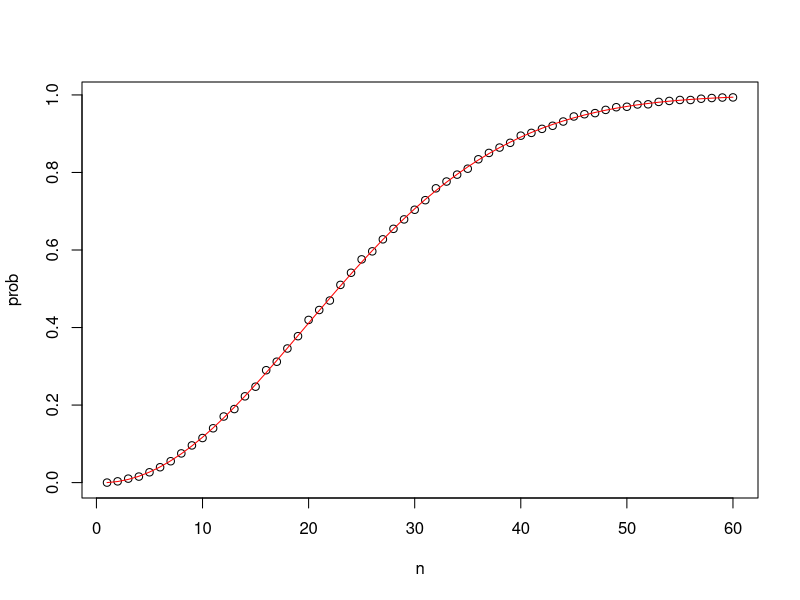

This figure's R source: (Note: this script raises an error after producing the figure.)

# Probabilities
#

# birthday pb
# checking for duplicated bdays in one 50 person group
n <- 50
bdays <- sample(1:365, n, replace = TRUE)    # generate n random birthdays
any(duplicated(bdays))    # check if any birthdays are duplicated

# Monte Carlo simulation with B=10000 replicates
B <- 10000
results <- replicate(B, {    # returns vector of B logical values
  bdays <- sample(1:365, n, replace = TRUE)
  any(duplicated(bdays))
})
mean(results)    # calculates proportion of groups with duplicated bdays

## function to calculate probability of shared bdays across n people
compute_prob <- function(n, B = 10000) {
  same_day <- replicate(B, {
    bdays <- sample(1:365, n, replace = TRUE)
    any(duplicated(bdays))
  })
  mean(same_day)
}
n <- seq(1, 60)
prob <- sapply(n, compute_prob) 
# Code: Computing birthday problem probabilities with sapply
# function for computing exact probability of shared birthdays for any n
exact_prob <- function(n){
  prob_unique <- seq(365, 365-n+1)/365   # vector of fractions for mult. rule
  1 - prod(prob_unique)    # calculate prob of no shared birthdays and subtract from 1
}

# applying function element-wise to vector of n values
eprob <- sapply(n, exact_prob)

# plotting Monte Carlo results and exact probabilities on same graph
plot(n, prob)    # plot Monte Carlo results
lines(n, eprob, col = "red")    # add line for exact prob

---------------------------------------------------------
# section 1.2
  
# This line of example code simulates four independent random games where the Celtics either lose or win. Copy this example code to use within the `replicate` function.
simulated_games <- sample(c("lose","win"), 4, replace = TRUE, prob = c(0.6, 0.4))

# The variable 'B' specifies the number of times we want the simulation to run. Let's run the Monte Carlo simulation 10,000 times.
B <- 10000

# Use the `set.seed` function to make sure your answer matches the expected result after random sampling.
set.seed(1)

# Create an object called `celtic_wins` that replicates two steps for B iteration(1) generating a random four-game series `simulated_games` using the example code, then (2) determining whether the simulated series contains at least one win for the Celtics.
celtic_wins<-replicate(B,{
  
  simulated_games<-sample(c("lose","win"), 4, replace = TRUE, prob = c(0.6, 0.4))
  c("win") %in% simulated_games 
})


# Calculate the frequency out of B iterations that the Celtics won at least one game. Print your answer to the console.
mean(celtic_wins)

---------------------------------------------------------
#Code: Monte Carlo simulation of stick strategy

B <- 10000

stick <- replicate(B, {
  
  doors <- as.character(1:3)
  prize <- sample(c("car","goat","goat"))    # puts prizes in random order
  prize_door <- doors[prize == "car"]    # note which door has prize
  my_pick  <- sample(doors, 1)    # note which door is chosen
  show <- sample(doors[!doors %in% c(my_pick, prize_door)],1)    # open door with no prize that isn't chosen
  stick <- my_pick    # stick with original door
  stick == prize_door    # test whether the original door has the prize
})

mean(stick)    # probability of choosing prize door when sticking

# Code: Monte Carlo simulation of switch strategy

switch <- replicate(B, {
  doors <- as.character(1:3)
  prize <- sample(c("car","goat","goat"))    # puts prizes in random order
  prize_door <- doors[prize == "car"]    # note which door has prize
  my_pick  <- sample(doors, 1)    # note which door is chosen first
  show <- sample(doors[!doors %in% c(my_pick, prize_door)], 1)    # open door with no prize that isn't chosen
  switch <- doors[!doors%in%c(my_pick, show)]    # switch to the door that wasn't chosen first or opened
  switch == prize_door    # test whether the switched door has the prize
})

mean(switch)    # probability of choosing prize door when switching

#---------------------
# Assign a variable 'n' as the number of remaining games.
n<-6

# Assign a variable `outcomes` as a vector of possible game outcomes, where 0 indicates a loss and 1 indicates a win for the Cavs.
outcomes<-c(0,1)

# Assign a variable `l` to a list of all possible outcomes in all remaining games. Use the `rep` function on `list(outcomes)` to create list of length `n`.
l<-rep(list(outcomes),n)

# Create a data frame named 'possibilities' that contains all combinations of possible outcomes for the remaining games.
possibilities<-expand.grid(l)

# Create a vector named 'results' that indicates whether each row in the data frame 'possibilities' contains enough wins for the Cavs to win the series.
results<-rowSums(possibilities)>3

# Calculate the proportion of 'results' in which the Cavs win the series. Print the outcome to the console.
mean(results)

#---------------------
# The variable `B` specifies the number of times we want the simulation to run. Let's run the Monte Carlo simulation 10,000 times.
B <- 10000

# Use the `set.seed` function to make sure your answer matches the expected result after random sampling.
set.seed(1)

# Create an object called `results` that replicates for `B` iterations a simulated series and determines whether that series contains at least four wins for the Cavs.
results<-replicate(B,{
games<-sample(c(0,1),6,replace=TRUE)
  sum(games)>3
})

# Calculate the frequency out of `B` iterations that the Cavs won at least four games in the remainder of the series. Print your answer to the console.
mean(results)
#---------------------
# Let's assign the variable 'p' as the vector of probabilities that team A will win.
p <- seq(0.5, 0.95, 0.025)

# Given a value 'p', the probability of winning the series for the underdog team B can be computed with the following function based on a Monte Carlo simulation:
prob_win <- function(p){
  B <- 10000
  result <- replicate(B, {
    b_win <- sample(c(1,0), 7, replace = TRUE, prob = c(1-p, p))
    sum(b_win)>=4
  })
  mean(result)
}

# Apply the 'prob_win' function across the vector of probabilities that team A will win to determine the probability that team B will win. Call this object 'Pr'.
Pr<-sapply(p,prob_win)

# Plot the probability 'p' on the x-axis and 'Pr' on the y-axis.
plot(p,Pr)

#---------------------
# Given a value 'p', the probability of winning the series for the underdog team B can be computed with the following function based on a Monte Carlo simulation:
prob_win <- function(N, p=0.75){
  B <- 10000
  result <- replicate(B, {
    b_win <- sample(c(1,0), N, replace = TRUE, prob = c(1-p, p))
    sum(b_win)>=(N+1)/2
    
  })
  
  mean(result)
}

# Assign the variable 'N' as the vector of series lengths. Use only odd numbers ranging from 1 to 25 games.
N<-seq(1,25,2)

# Apply the 'prob_win' function across the vector of series lengths to determine the probability that team B will win. Call this object `Pr`.
Pr<-sapply(N,prob_win)

# Plot the number of games in the series 'N' on the x-axis and 'Pr' on the y-axis.
plot(N,Pr)

#---------------------

library(gtools)
library(tidyverse)
options(digits = 3)    # report 3 significant digits

length(permutations(8,3))
combinations(8,3)
8*7*6
6/336

#---------------------

runners <- c("Jamaica", "Jamaica", "Jamaica", "USA", "Ecuador", "Netherlands", "France", "South Africa")
set.seed(1)

jamVictory<-function(B=10000){
  probavector <- replicate(B, { sum(sample(runners,3) %in% c("Jamaica")) ==3})
  mean(probavector)
}

jamVictory(10000)

## restaurant
6*3*nrow(combinations(6,3))

sapply(1:12, function(x) x*3*15)
sapply(2:12, function(x) 18*nrow(combinations(x,2)))

#---------------------
# esophageal cancer
head(esoph)
str(esoph)
nrow(esoph)

all_cases<-sum(esoph$ncases)
all_controls<-sum(esoph$ncontrols)
esoph%>% group_by(alcgp)%>%summarize(sum(ncases)/sum(ncontrols+ncases))
esoph%>% filter( ncases>0) %>% mutate (more10g = ifelse(tobgp>="10-19",TRUE,FALSE))%>%group_by(more10g)%>%
  summarize(sum(ncases))%>%prop.table()
esoph%>% mutate (more10g = ifelse(tobgp>="10-19",TRUE,FALSE))%>%group_by(more10g)%>%
  summarize(sum(ncontrols))%>%prop.table()
esoph%>% filter (tobgp!="0-9g/day") %>%pull(ncases)%>%sum() / all_cases
esoph%>% filter (tobgp!="0-9g/day") %>%pull(ncontrols)%>%sum() / all_controls
esoph%>% group_by(alcgp)%>%summarize(sum(ncases)/all_cases)
esoph%>% group_by(tobgp)%>%summarize(sum(ncases)/all_cases)
esoph%>% group_by(alcgp, tobgp)%>%summarize(sum(ncases)/all_cases)
esoph%>%filter(alcgp=="120+" | tobgp=="30+")%>%summarize(sum(ncases)/all_cases, sum(ncontrols)/all_controls)
esoph%>% group_by(alcgp)%>%summarize(sum(ncontrols)/all_controls)
esoph%>% group_by(alcgp)%>%summarize(sum(ncases)/sum(ncontrols))
esoph%>% group_by(tobgp)%>%summarize(sum(ncontrols)/all_controls)
esoph%>% group_by(alcgp, tobgp)%>%summarize(sum(ncontrols)/all_controls)

#---------------------
# ACT Scores
set.seed(16,sample.kind = "Rounding")
library(tidyverse)
act_scores<-rnorm(10000,20.9, 5.7)
mean(act_scores)
sd(act_scores)
sum(act_scores>=36)
mean(act_scores>=30)
mean(act_scores<=10)
x<-1:36
f_x<-dnorm(x,20.9,5.7)
qplot(x,f_x,geom="line")
z_scores<-(act_scores-mean(act_scores))/sd(act_scores)
mean(z_scores)
sd(z_scores)
mean(z_scores>=2)
20.9+2*5.7
qnorm(0.975,mean(act_scores),sd(act_scores))
cdf<-function(v){ mean(act_scores<=v)}
cdfv<-sapply(1:36,cdf)
data.frame(x,cdfv)
qnorm(0.95,20.9,5.7)
p<-seq(0.01,0.99,0.01)
sample_quantiles<-quantile(act_scores,p)
theoretical_quantiles<-qnorm(p, 20.9,5.7)
qqplot(theoretical_quantiles,sample_quantiles)

#---------------------
# -----------------------------------------------------------
# CLT

# Assign a variable `p_green` as the probability of the ball landing in a green pocket
p_green <- 2 / 38

# Assign a variable `p_not_green` as the probability of the ball not landing in a green pocket
p_not_green <- 1-p_green

# Create a model to predict the random variable `X`, your winnings from betting on green. Sample one time.
sample(c(17,-1),1,prob=c(p_green,p_not_green))

# Calculate the expected outcome if you win $17 if the ball lands on green and you lose $1 if the ball doesn't land on green
17*p_green-p_not_green

# Compute the standard error of the random variable
abs(17+1)*sqrt(p_green*p_not_green)

X<-sample(c(17,-1),1000,prob=c(p_green,p_not_green),replace=TRUE)
S<-sum(X)

n<-1000
n*(17*p_green-1*p_not_green)
abs(17+1)*sqrt(p_green*p_not_green)*sqrt(n)

# Define the number of bets using the variable 'n'
n <- 100

# Calculate 'avg', the expected outcome of 100 spins if you win $17 when the ball lands on green and you lose $1 when the ball doesn't land on green
avg <- n * (17*p_green + -1*p_not_green)

# Compute 'se', the standard error of the sum of 100 outcomes
se <- sqrt(n) * (17 - -1)*sqrt(p_green*p_not_green)

# Using the expected value 'avg' and standard error 'se', compute the probability that you win money betting on green 100 times.
1-pnorm(0,avg,se)

# The variable `B` specifies the number of times we want the simulation to run. Let's run the Monte Carlo simulation 10,000 times.
B <- 10000

# Use the `set.seed` function to make sure your answer matches the expected result after random sampling.
set.seed(1)

# Create an object called `S` that replicates the sample code for `B` iterations and sums the outcomes.
S<-replicate(B,{
  x<-sample(c(17,-1),100,replace=TRUE,prob=c(p_green,p_not_green))
  sum(x)
})

# Compute the average value for 'S'
mean(S)

# Calculate the standard deviation of 'S'
sd(S)

# Calculate the proportion of outcomes in the vector `S` that exceed $0
mean(S>=0)

#--
# =>The CLT does not work as well when the probability of success is small.
#--

n <- 10000

# Create a vector called `X` that contains the outcomes of `n` bets
X<-sample(c(17,-1),n,replace=TRUE,c(p_green,p_not_green))

# Define a variable `Y` that contains the mean outcome per bet. Print this mean to the console.
Y<-mean(X)

#--
# We defined the average using the following code
avg <- 17*p_green + -1*p_not_green

# We defined standard error using this equation
se <- 1/sqrt(n) * (17 - -1)*sqrt(p_green*p_not_green)

# Given this average and standard error, determine the probability of winning more than $0. Print the result to the console.
1-pnorm(0,avg,se)

# --
## Make sure you fully follow instructions, including printing values to the console and correctly running the `replicate` loop. If not, you may encounter "Session Expired" errors.

# The variable `n` specifies the number of independent bets on green
n <- 10000

# The variable `B` specifies the number of times we want the simulation to run
B <- 10000

# Use the `set.seed` function to make sure your answer matches the expected result after random number generation
set.seed(1)

# Generate a vector `S` that contains the the average outcomes of 10,000 bets modeled 10,000 times
S<-replicate(B, {
  x<-sample(c(17,-1),n,replace=TRUE,c(p_green,p_not_green))
  mean(x)
})

# Compute the average of `S`
mean(S)

# Compute the standard deviation of `S`
sd(S)

# Compute the proportion of outcomes in the vector 'S' where you won more than $0
mean(S>0)

# => The CLT works better when the sample size is larger.
# -----------------------------------------------------------

abs(1- -0.25)*sqrt(0.2*0.8)*sqrt(44)
1-pnorm(8,0,3.32)
set.seed(21, sample.kind = "Rounding")
X<-replicate(10000,{S<-sample(c(1,-0.25),44,prob=c(0.2,0.8),replace=TRUE ); sum(S) })
mean(X>=8)

# What is the lowest p such that the probability of scoring over 35 exceeds 80%?
p <- seq(0.25, 0.95, 0.05)
prob<-sapply(p,function(x) {
  1-pnorm(35,x*44,1*sqrt(44*x*(1-x)))
  })
data.frame(p,prob) # 0.85
# -------
p_fivepockets <- 5/38
payout<-p_fivepockets*6-(1-p_fivepockets)  
bet_se<-7*sqrt(p_fivepockets*(1-p_fivepockets))
bet_se/sqrt(500)
payout*500
bet_se*sqrt(500)
pnorm(0,500*payout,sqrt(500)*bet_se)

#-----------------------
# the big short
#4.1

#Code: Expected value with higher default rate and interest rate
p <- .04
loss_per_foreclosure <- -200000
r <- 0.05
x <- r*180000
loss_per_foreclosure*p + x*(1-p)


# Code: Interest rate sampling model
n <- 1000
loss_per_foreclosure <- -200000
p <- 0.02
defaults <- sample( c(0,1), n, prob=c(1-p, p), replace = TRUE)
sum(defaults * loss_per_foreclosure)

#Code: Interest rate Monte Carlo simulation
B <- 10000
losses <- replicate(B, {
  defaults <- sample( c(0,1), n, prob=c(1-p, p), replace = TRUE) 
  sum(defaults * loss_per_foreclosure)
})

#Code: Plotting expected losses
library(tidyverse)
data.frame(losses_in_millions = losses/10^6) %>%
  ggplot(aes(losses_in_millions)) +
  geom_histogram(binwidth = 0.6, col = "black")

#Code: Expected value and standard error of the sum of 1,000 loans
n*(p*loss_per_foreclosure + (1-p)*0)    # expected value 
sqrt(n)*abs(loss_per_foreclosure)*sqrt(p*(1-p))    # standard error

# Code: Calculating interest rates for expected value of 0
x = - loss_per_foreclosure*p/(1-p)
x/180000

# Code: Calculating interest rate for 1% probability of losing money
l <- loss_per_foreclosure
z <- qnorm(0.01)
x <- -l*( n*p - z*sqrt(n*p*(1-p)))/ ( n*(1-p) + z*sqrt(n*p*(1-p)))
x/180000    # interest rate
loss_per_foreclosure*p + x*(1-p)    # expected value of the profit per loan
n*(loss_per_foreclosure*p + x*(1-p)) # expected value of the profit over n loans

# Code: Monte Carlo simulation for 1% probability of losing money
B <- 100000
profit <- replicate(B, {
  draws <- sample( c(x, loss_per_foreclosure), n, 
                   prob=c(1-p, p), replace = TRUE) 
  sum(draws)
})
mean(profit)    # expected value of the profit over n loans
mean(profit<0)    # probability of losing money

##
#Code: Calculating number of loans for desired probability of losing money
z <- qnorm(0.01)
l <- loss_per_foreclosure
n <- ceiling((z^2*(x-l)^2*p*(1-p))/(l*p + x*(1-p))^2)
n*(loss_per_foreclosure*p + x * (1-p))    # expected profit over n loans

#Code: Monte Carlo simulation with known default probability
B <- 10000
p <- 0.04
x <- 0.05 * 180000
profit <- replicate(B, {
  draws <- sample( c(x, loss_per_foreclosure), n, 
                   prob=c(1-p, p), replace = TRUE) 
  sum(draws)
})
mean(profit)

# Code: Monte Carlo simulation with unknown default probability
# estimates the expected profit given an unknown probability of default  0.03<p<0.05 , 
# modeling the situation where an event changes the probability of default for all borrowers simultaneously
p <- 0.04
x <- 0.05*180000
profit <- replicate(B, {
  new_p <- 0.04 + sample(seq(-0.01, 0.01, length = 100), 1)
  draws <- sample( c(x, loss_per_foreclosure), n, 
                   prob=c(1-new_p, new_p), replace = TRUE) 
  sum(draws)
})
mean(profit)    # expected profit
mean(profit < 0)    # probability of losing money
mean(profit < -10000000)    # probability of losing over $10 million

###################
# bank earnings montecarlo
# Assign the number of loans to the variable `n`
n <- 10000

# Assign the loss per foreclosure to the variable `loss_per_foreclosure`
loss_per_foreclosure <- -200000

# Assign the probability of default to the variable `p_default`
p_default <- 0.03

# Use the `set.seed` function to make sure your answer matches the expected result after random sampling
set.seed(1)

# The variable `B` specifies the number of times we want the simulation to run
B <- 10000

# Generate a list of summed losses 'S'. Replicate the code from the previous exercise over 'B' iterations to generate a list of summed losses for 'n' loans.  Ignore any warnings for now.

S<-replicate(B, {
  defaults<-sample(c(0,1),n,replace=TRUE,c(1-p_default,p_default))
  sum(defaults)*loss_per_foreclosure
})

# Plot a histogram of 'S'.  Ignore any warnings for now.
hist(S)

##

# Assign the number of loans to the variable `n`
n <- 10000

# Assign the loss per foreclosure to the variable `loss_per_foreclosure`
loss_per_foreclosure <- -200000

# Assign the probability of default to the variable `p_default`
p_default <- 0.03

# Generate a variable `z` using the `qnorm` function
z<-qnorm(0.05)

# Generate a variable `x` using `z`, `p_default`, `loss_per_foreclosure`, and `n`
x<--loss_per_foreclosure*(p_default*n - z*sqrt(n*p_default*(1-p_default)))/((1-p_default)*n+z*sqrt(n*p_default*(1-p_default)))

# Convert `x` to an interest rate, given that the loan amount is $180,000. Print this value to the console.
x/180000

##############################
# Insurance rates
data(death_prob)
head(death_prob)
p<-death_prob$prob[death_prob$age==50 & death_prob$sex == "Female"]
expgain<-p*(-150000)+(1-p)*1150
stderr<-abs(1150--150000)*sqrt(p*(1-p))
expgain*1000
stderr*sqrt(1000)
pnorm(0,1000*expgain,stderr*sqrt(1000))
pm<-death_prob$prob[death_prob$age==50 & death_prob$sex == "Male"]
pm
# which premium for an expected profit of 700KUSD?
a<-150000
n<-1000
mu_s<-700000
b<-(mu_s/n-pm*(-a))/(1-pm)
b
se_m<-abs(b+a)*sqrt(n*pm*(1-pm))
se_m
pnorm(0,mu_s,se_m)
# pandemic disease
p<-0.015
mu<-1000*(p*(-150000)+(1-p)*1150)
mu
se<-sqrt(1000*p*(1-p))*(150000+1150)
se
pnorm(0,mu,se)
pnorm(-1E6,mu,se)
#What is the lowest death probability for which the chance of losing money exceeds 90% 
p <- seq(.01, .03, .001)
probloss<-function(p)
{
  mu<-1000*(p*(-150000)+(1-p)*1150)
  se<-sqrt(1000*p*(1-p))*(150000+1150)
  pnorm(0,mu,se)
}
vecprob<-sapply(p,probloss)
data.frame(p,vecprob)
# What is the lowest death probability for which the chance of losing over $1 million exceeds 90%?
p <- seq(.01, .03, .0025)
probloss1m<-function(p)
{
  mu<-1000*(p*(-150000)+(1-p)*1150)
  se<-sqrt(1000*p*(1-p))*(150000+1150)
  pnorm(-1E6,mu,se)
}
vecprob1m<-sapply(p,probloss1m)
data.frame(p,vecprob1m)

## simulation of one sampling model
set.seed(25, sample.kind = "Rounding")
p_loss <- .015
loss<--150000
profit<-1150
n<-1000
simu<-sample(c(loss,profit),n,c(p_loss,1-p_loss),replace=TRUE)
pl<-sum(simu)/1E6
pl
## montecarlo simulation of 10000 p&l over 1000 loans
set.seed(27, sample.kind = "Rounding")
p_loss <- .015
loss<--150000
profit<-1150
n<-1000
pl<-replicate(10000, {
  simu<-sample(c(loss,profit),n,c(p_loss,1-p_loss),replace=TRUE)
  sum(simu)/1E6
})
mean(pl)
sd(pl)
exp_pl<-n*(p_loss*loss+profit*(1-p_loss))/1E6
se_pl<-sqrt(n*p_loss*(1-p_loss))*abs(profit-loss)/1E6
# What is the OBSERVED probability of losing $1 million or more?
mean(pl<=-1)
# normal approx
pnorm(-1,exp_pl,se_pl)

## insurance rates part 3

#  premium x required for a 5% chance of losing money ?
n<-1000  # loans, 
p<-0.015 # probability of death
l<--150000 # and loss per claim
z<-qnorm(0.05)
x <- -l*( n*p - z*sqrt(n*p*(1-p)))/ ( n*(1-p) + z*sqrt(n*p*(1-p)))
x
p*l+(1-p)*x # expected profit per policy
(p*l+(1-p)*x)*n

#  probability of losing money on 1,000 policies given the new premium 
set.seed(28, sample.kind = "Rounding")
mc<-replicate(10000, {
  simu<-sample(c(l,x),n,c(p,1-p),replace=TRUE)
  sum(simu)
})
mean(mc<0)  # 0.0554

## random change of p (pandemic situation)
set.seed(29, sample.kind = "Rounding")
mc<-replicate(10000, {
  p<-0.015+sample(seq(-0.01,0.01,length=100),1)
  simu<-sample(c(l,x),n,c(p,1-p),replace=TRUE)
  sum(simu)
})
mean(mc) # expected value = 968K
mean(mc<0) # prob of loss = 0.19
mean(mc<(-1E6)) # prob loss +1m = 0.0424

